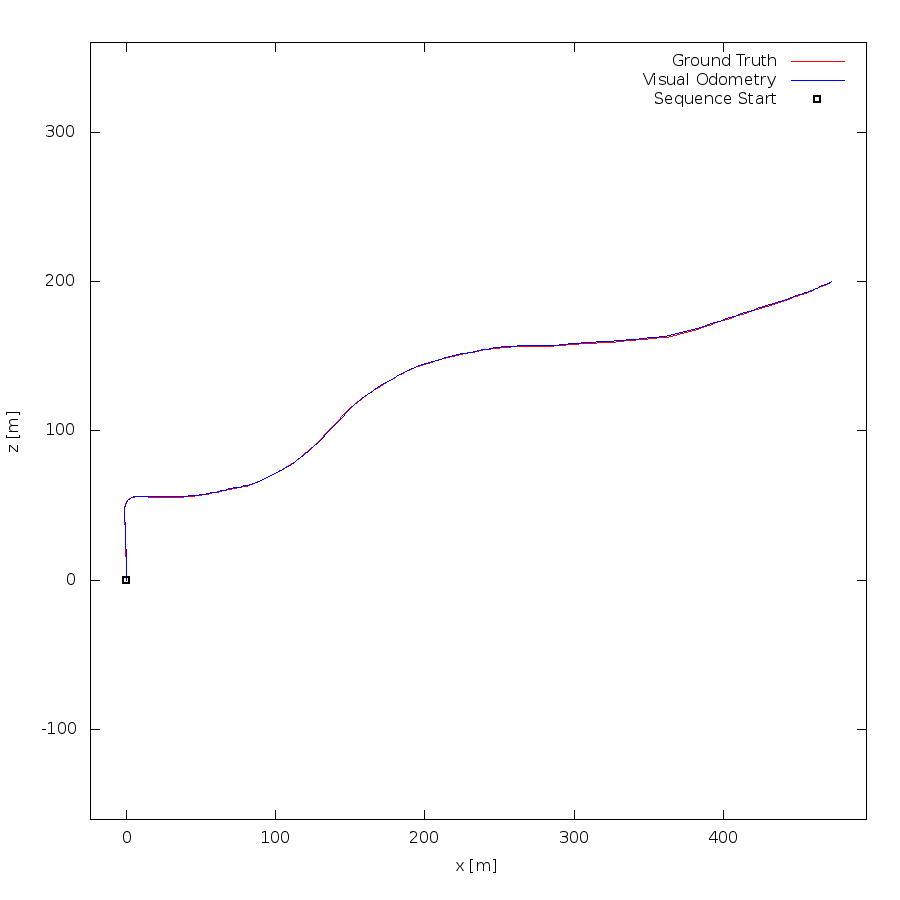

Recreate this plot in gnuplot.
set term postscript eps enhanced color
set output "03.eps"
set size ratio -1
set xrange [-24:496]
set yrange [-160:360]
set xlabel "x [m]"
set ylabel "z [m]"
plot "03.txt" using 1:2 lc rgb "#FF0000" title 'Ground Truth' w lines,"03.txt" using 3:4 lc rgb "#0000FF" title 'Visual Odometry' w lines,"< head -1 03.txt" using 1:2 lc rgb "#000000" pt 4 ps 1 lw 2 title 'Sequence Start' w points
